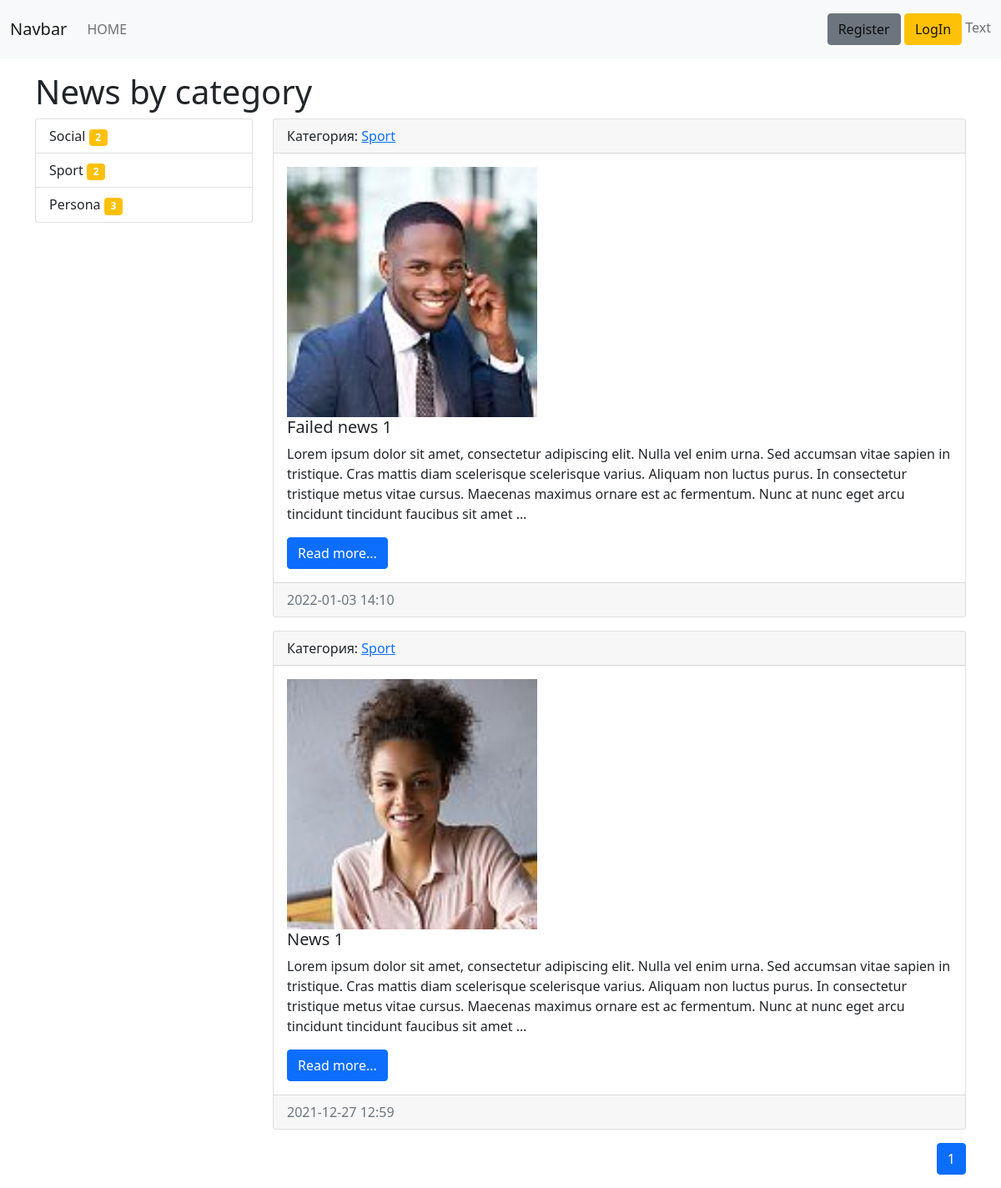
The app's page /category/2/ with its own data.
### news/models.py (models this page shows, shortened)
class Category(models.Model):
    title = models.CharField(max_length = 50, verbose_name = 'Категория', db_index = True)
    def __str__(self):
        return self.title
    def get_absolute_url(self):
        return reverse(viewname = 'category', kwargs={'category_id': self.pk,})
    class Meta:
        verbose_name = 'Категория'
        verbose_name_plural = 'Категории'
        ordering = ['title',]

class News(models.Model):
    title = models.CharField(max_length=150, verbose_name = 'Тема')
    content = models.TextField(verbose_name = 'Текст')
    photo = models.ImageField(upload_to = 'photos/%Y/%m/%d/', verbose_name = 'Фото')
    created_at = models.DateTimeField(auto_now_add = True, verbose_name = 'Дата создания')
    updated_at = models.DateTimeField(auto_now = True, verbose_name = 'Дата последнего изменеения')
    is_published = models.BooleanField(default = True, verbose_name = 'Опубликован')
    category = models.ForeignKey(to = 'Category', on_delete = models.PROTECT, null = True, verbose_name = 'Категория')
    views = models.IntegerField(default = 0)
    def get_absolute_url(self):
        return reverse(viewname = 'view_news', kwargs={'news_id': self.pk,})
    class Meta:
        verbose_name = 'Запись'
        verbose_name_plural = 'Записи'
        ordering = ['-created_at', '-title']

### news/views.py (the view)
# urls.py: path('category/<int:category_id>/', NewsByCategory.as_view(), name = 'category'),
class NewsByCategory(ListView):
    model = News
    template_name = 'news/home_news_list.html'
    context_object_name = 'news'
    paginate_by = 2
    def get_queryset(self):
        return News.objects.filter(category_id = self.kwargs['category_id'], is_published = True).select_related('category')
    def get_context_data(self, **kwargs):
        context = super().get_context_data(**kwargs)
        context["title"] = 'News by category'
        return context

### news/templatetags/news_tags.py (called while the page is built)
@register.inclusion_tag('news/list_cat.html')
def show_categories():
    categories = Category.objects.annotate(cnt=Count('news', filter=F('news__is_published'))).filter(cnt__gt=0)
    content = {
        'category': categories,
    }
    return content

### news/templates/news/home_news_list.html (shortened to what this page needs)
{% extends 'base.html' %}
{% block sidebar %}
    {% include 'inc/_sidebar.html' %}
{% endblock  %}
{% block content %}
<div class="col-md-9">
    {% for item in news %}
        <div class="card mb-3">
            <div class="card-header">
                Категория: <a href="{{ item.category.get_absolute_url }}"> {{ item.category  }} </a>
            </div>
            <div class="card-body">
                <div class="media">
                    {% if item.photo %}
                        <img src="{{ item.photo.url }}" width="300" class="mr-3">
                    {% endif %}
                    <div class="media-body">
                        <h5 class="card-title">{{ item.title }}</h5>
                        <p class="card-text">{{ item.content|linebreaksbr|truncatewords:50 }}</p>
                        <a href="{{ item.get_absolute_url }}" class="btn btn-primary">Read more...</a>
                    </div>
                </div>
            </div>
            <div class="card-footer text-muted">
                {{ item.updated_at|date:"Y-m-d H:i"}}
            </div>
        </div>
    {% endfor %}
    <nav aria-label="Page navigation example">
        <ul class="pagination justify-content-end">
                <li class="page-item active">
                    <a class="page-link" href="?page={{ page_obj.number }}">{{ page_obj.number }}</a>
                </li>
        </ul>
      </nav>
</div>
{% endblock  %}

### news/templates/news/list_cat.html (shortened to what this page needs)
<div class="list-group">
    {% for item in category %}
        <a href="{{ item.get_absolute_url }}" class="list-group-item list-group-item-action">
            {{ item.title }}
            <span class="badge bg-warning">
                {{ item.cnt }}
            </span>
        </a>
    {% endfor %}
</div>

### records on screen
Category: title "Social", cnt "2"
Category: title "Sport", cnt "2"
Category: title "Persona", cnt "3"
News: category "Sport", photo (picture), title "Failed news 1", content "Lorem ipsum dolor sit amet, consectetur adipiscing elit. Nulla vel enim urna. Sed accumsan vitae sapien in tristique. Cras mattis diam scelerisque scelerisque varius. Aliquam non luctus purus. In consectetur tristique metus vitae cursus. Maecenas maximus ornare est ac fermentum. Nunc at nunc eget arcu tincidunt tincidunt faucibus sit amet …", updated_at "2022-01-03 14:10"
News: category "Sport", photo (picture), title "News 1", content "Lorem ipsum dolor sit amet, consectetur adipiscing elit. Nulla vel enim urna. Sed accumsan vitae sapien in tristique. Cras mattis diam scelerisque scelerisque varius. Aliquam non luctus purus. In consectetur tristique metus vitae cursus. Maecenas maximus ornare est ac fermentum. Nunc at nunc eget arcu tincidunt tincidunt faucibus sit amet …", updated_at "2021-12-27 12:59"

### other values on screen
{{ title }} "News by category"
{{ page_obj.number }} "1"
